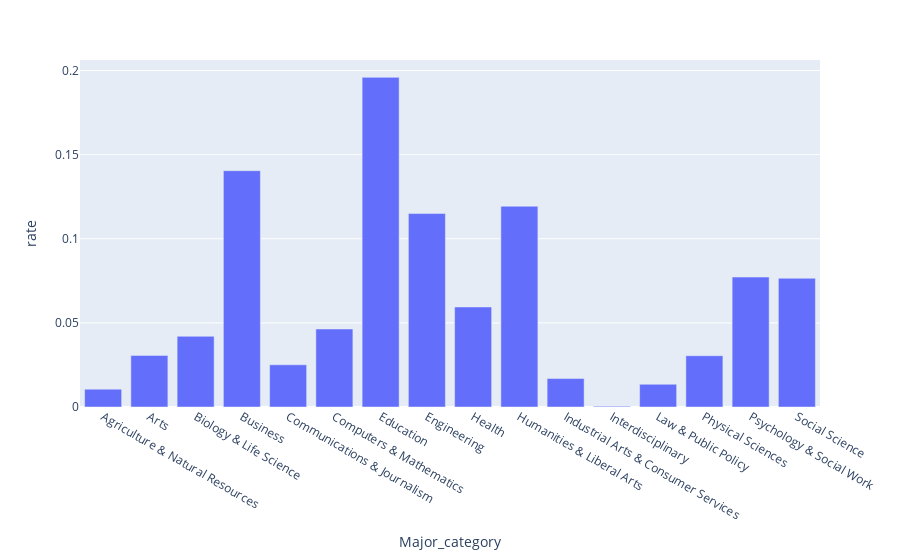

Source (notebook cell):
### Code cell
temp_df2010d["rate"] = temp_df2010d["counts"] / sum(temp_df2010d["counts"])
fig = px.bar(data_frame=temp_df2010d, x="Major_category", y="rate", barmode="group")
fig.show()

### Figure 1 — Plotly figure (JSON) as saved in the notebook; plotly's stock layout.template omitted (floating-point values rounded to 4 significant figures)
{"data": [{"alignmentgroup": "True", "hovertemplate": "Major_category=%{x}<br>rate=%{y}<extra></extra>", "legendgroup": "", "marker": {"color": "#636efa", "pattern": {"shape": ""}}, "name": "", "offsetgroup": "", "orientation": "v", "showlegend": false, "textposition": "auto", "type": "bar", "x": ["Agriculture & Natural Resources", "Arts", "Biology & Life Science", "Business", "Communications & Journalism", "Computers & Mathematics", "Education", "Engineering", "Health", "Humanities & Liberal Arts", "Industrial Arts & Consumer Services", "Interdisciplinary", "Law & Public Policy", "Physical Sciences", "Psychology & Social Work", "Social Science"], "xaxis": "x", "y": [0.0106, 0.03067, 0.04201, 0.1405, 0.02508, 0.04636, 0.1959, 0.115, 0.05945, 0.1193, 0.01693, 0.0004553, 0.01351, 0.03046, 0.07724, 0.0765], "yaxis": "y"}], "layout": {"autosize": true, "barmode": "group", "legend": {"tracegroupgap": 0}, "margin": {"t": 60}, "xaxis": {"anchor": "y", "autorange": true, "domain": [0, 1], "range": [-0.5, 15.5], "title": {"text": "Major_category"}, "type": "category"}, "yaxis": {"anchor": "x", "autorange": true, "domain": [0, 1], "range": [0, 0.2063], "title": {"text": "rate"}, "type": "linear"}}}
